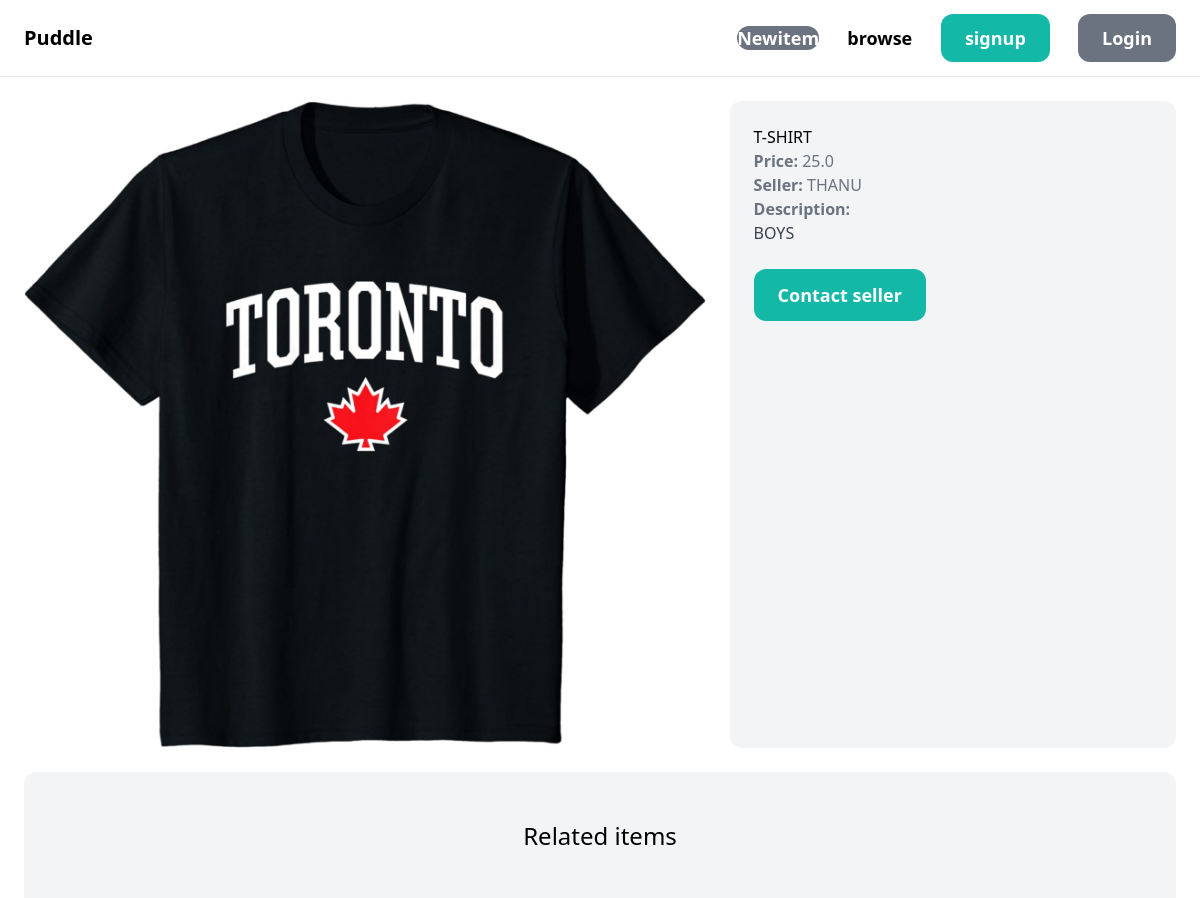
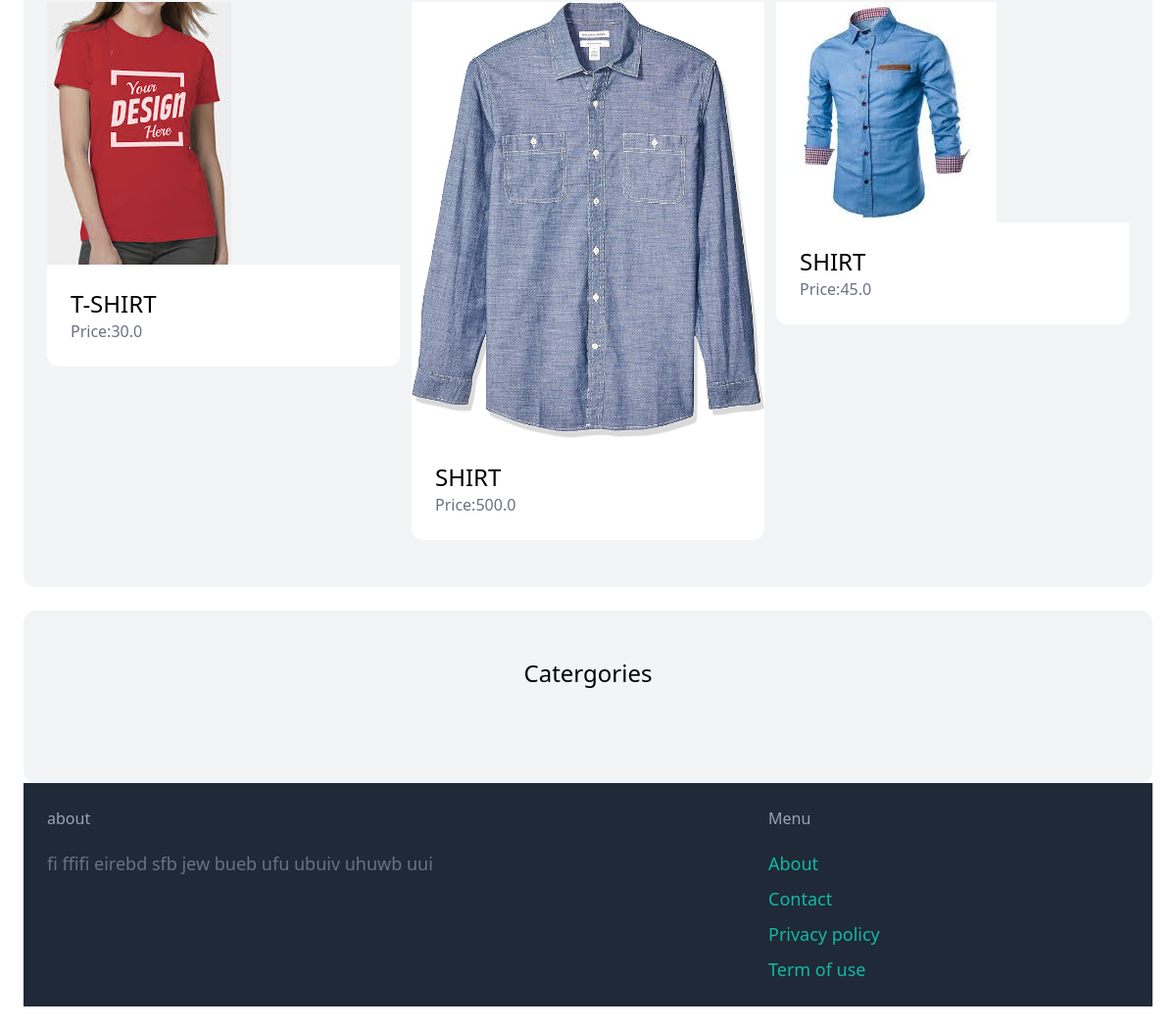
The app's page /items/27/ with its own data (2 pictures, top to bottom).
### item/models.py (models this page shows, shortened)
class Item(models.Model):
    category =models.ForeignKey(Category ,related_name='items' ,on_delete=models.CASCADE)
    name = models.CharField(max_length=255)
    description=models.TextField(blank=True, null=True)
    price=models.FloatField()
    image =models.ImageField(upload_to='item_images', blank=True , null=True)
    is_sold=models.BooleanField(default=False)
    created_by=models.ForeignKey(User ,related_name='items' , on_delete=models.CASCADE)
    created_at=models.DateTimeField(auto_now_add=True)

### item/views.py (the view)
# urls.py: path('<int:pk>/',views.detail ,name='detail'),
def detail(request,pk):
        item =get_object_or_404(Item ,pk=pk)
        related_items=Item.objects.filter(category=item.category,is_sold=False).exclude(pk=pk)[0:3]
        return render(request , 'item/detail.html', {'item':item,
                               'related_items':related_items
                                                     })

### item/templates/item/detail.html (shortened to what this page needs)
{% extends 'core/base.html' %}
{% block content %}
<div class="grid grid-cols-5 gap-6">
    <div class="col-span-3">
        <img src="{{ item.image.url}}" class="img-fluid rounded-xl">
    </div>
    <div class="col-span-2 p-6 bg-gray-100 rounded-xl">
   <h1> {{item.name}}</h1>
   <p class="text-gray-500"><strong>Price: </strong>{{item.price}}</p>
   <p class="text-gray-500"><strong>Seller: </strong>{{item.created_by.username}}</p>
   {% if item.description %}
   <p class="text-gray-700"><strong class="text-gray-500">Description: </strong><br>{{item.description}}</p>
   {% endif  %}
   {% if request.user == item.created_by %}
   <div class="mt-6 p-6 bg-white rounded-xl">
   <p> This is your item!</p>
   <a href="{% url 'item:edit' item.id %}" class="inline-block mt-6 px-6 py-3 text-lg font-semibold bg-teal-500 text-white rounded-xl">Edit </a>
   <a href="{% url 'item:delete' item.id %}" class="inline-block mt-6 px-6 py-3 text-lg font-semibold bg-red-500 text-white rounded-xl">Delete </a>
   </div>
   {% else %}
     <a href="{% url 'conversation:new' item.id %}" class="inline-block mt-6 px-6 py-3 text-lg font-semibold bg-teal-500  text-white rounded-xl hover:bg-teal-700">Contact seller</a>
   {% endif%}
</div>
</div>
<div class ="mt-6 px-6 py-12 bg-gray-100 rounded-xl">
    <h2 class="mb-12 text-2xl text-center">Related items</h2>
<div class="grid grid-cols-3 gap-3">
    {% for item in related_items %}
    <div>
           <a href="{% url 'item:detail' item.id %}">
                  <div>
                  {% if item.image %}
                     <img src="{{item.image.url}}" class=" rouned-t-xl">
                  {% else %}
                      <h1> no image</h1>
                  {% endif %}
                  </div>
                  <div class="p-6 bg-white rounded-b-xl">
                         <h2 class="text-2xl" >{{ item.name }}</h2>
                         <p class="text-gray-500" >Price:{{ item.price }}</p>
                  </div>
           </a>
    </div>
    {% endfor %}
</div>
</div>
<div class ="mt-6 px-6 py-12 bg-gray-100 rounded-xl">
    <h2 class="mb-12 text-2xl text-center">Catergories</h2>
{% endblock %}

### records on screen
Item: image (picture), name "T-SHIRT", price "25.0", created_by.username "THANU", description "BOYS"
Item: image (picture), name "T-SHIRT", price "30.0"
Item: image (picture), name "SHIRT", price "500.0"
Item: image (picture), name "SHIRT", price "45.0"
